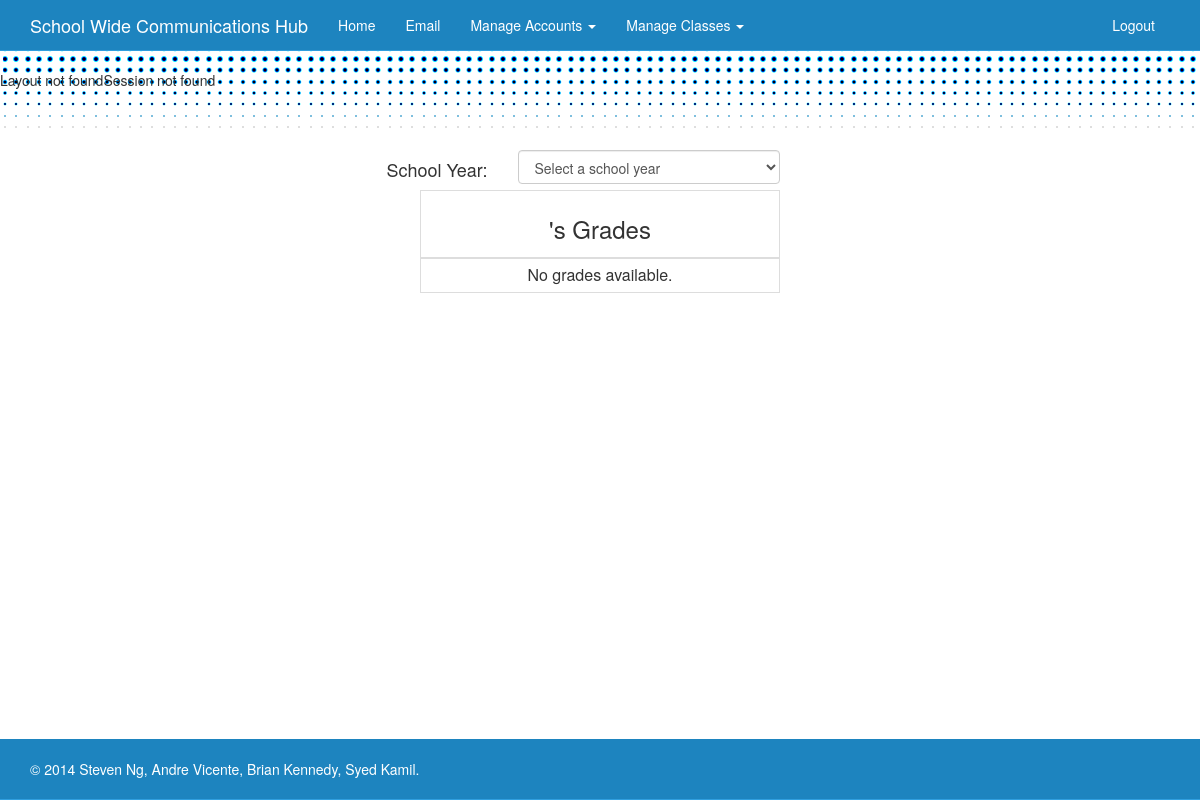
/student/studentAllGrades.php?id=12 (signed in), run on an earlier commit of the app's database.
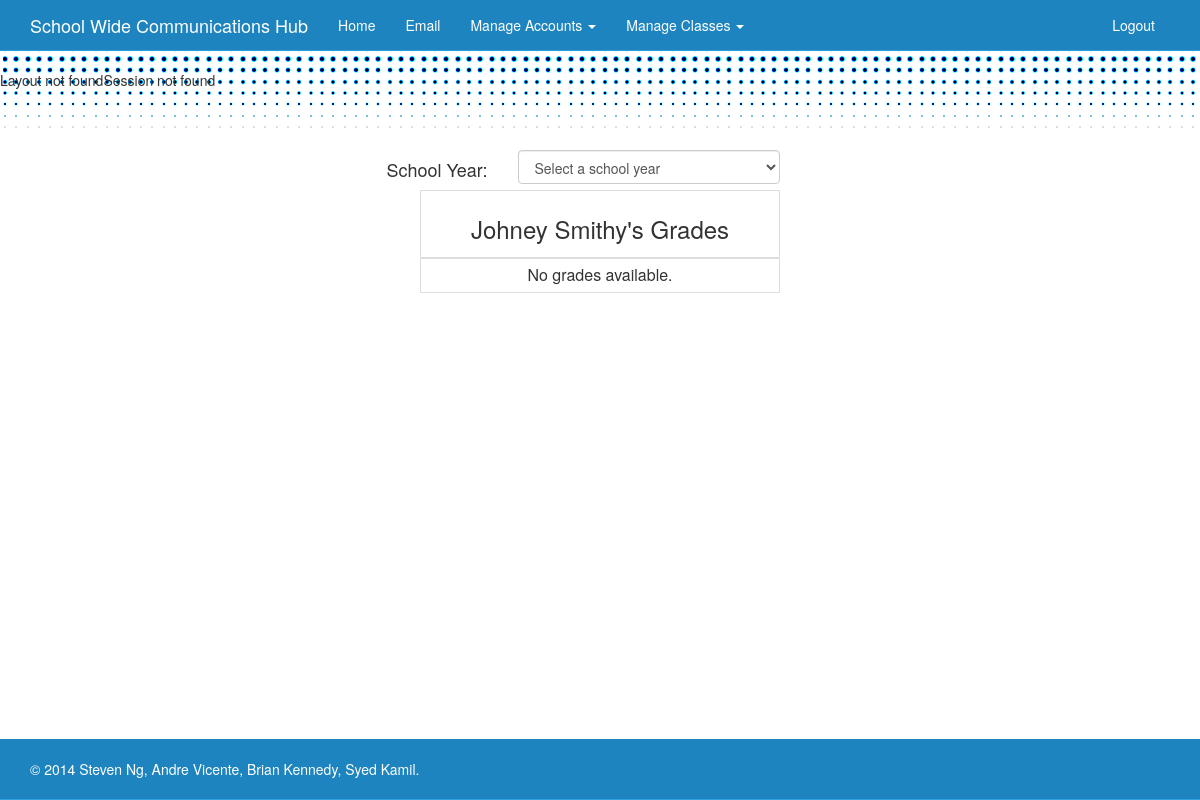
And on a later commit of the database.
### tables this page shows
CREATE TABLE IF NOT EXISTS `student` (
  `accountID` int(10) NOT NULL AUTO_INCREMENT,
  `studentID` int(20) NOT NULL,
  `username` varchar(25) NOT NULL,
  `password` char(128) NOT NULL DEFAULT 'password',
  `balance` decimal(8,2) NOT NULL DEFAULT '0.00',
  `role` int(1) NOT NULL DEFAULT '3',
  `firstName` varchar(20) NOT NULL,
  `lastName` varchar(25) NOT NULL,
  `email` varchar(50) NOT NULL,
  `DOB` date NOT NULL DEFAULT '1970-01-01',
  `contactNum` bigint(11) NOT NULL,
  `status` tinyint(1) NOT NULL,
  `salt` char(128) NOT NULL,
  PRIMARY KEY (`accountID`),
  UNIQUE KEY `studentID` (`studentID`),
  KEY `studentID_2` (`studentID`)
);

### classes/session.php (called while the page is built, shortened)
<?php
require_once dirname(dirname(__FILE__)) . '\AutoLoader.php';
class Session
{
	private $userID, $userName, $userType, $firstName, $lastName, $database;
	public function __construct(array $userData, PDO $db)
	{
		$this->userType = $userData['sess_role'];
		$this->database = $db;
	}
	public function getUserTypeFormatted()
	{
		$stmt =  $this->database->query('SELECT description FROM role WHERE role = "' . $this->userType . '"');
		$result = $stmt->fetchAll(PDO::FETCH_ASSOC);
		return $result[0]['description'];
	}
}
?>

### student/studentAllGrades.php (the view, shortened to what this page needs)
<html>
<?php
require_once dirname(dirname(__FILE__)) . '\AutoLoader.php';
$layout = new Layout();
$database = new PDO('mysql:host=localhost;dbname=sms;charset=utf8', 'root', '');
$session = new Session($_SESSION, $database);
if ($session->getUserType() == 1)
{
	$header = "Location: ../admin/error.php";
}
$id = $_GET['id'] or die(header($header));
if (isset($_GET['field']))
{
	$field = $_GET['field'];
	$year = $_GET['field'];
}
else
{
	$field = 0;
	$year = "Select a school year";
}
$query = $database->query("SELECT * FROM student WHERE studentid = " . $id . "");
$result = $query->fetchAll(PDO::FETCH_ASSOC);
echo $layout->loadFixedMainNavBar($session->getUserTypeFormatted(), $result[0]['firstName'] . '  ' . $result[0]['lastName'] . '\'s Grades', '../');
?>
<link href="../bootstrap/css/background.css" rel="stylesheet">
<link href="../bootstrap/css/background.css" rel="stylesheet">
<div class="container bottomMargin">
	<div class="row">
		<div class="col-xs-6 col-md-3">
		</div>
		<div class="col-xs-6 col-md-2" style="text-align: right;">
			<h4>School Year:</h4>
		</div>
		<div class="col-xs-6 col-sm-3">
			<select id="field" class="form-control">
			<option selected="selected" value="<?php echo $field; ?>"><?php echo $year; ?></option>
			<?php
				echo '</select></div>
					<div class="col-xs-6 col-sm-4"></div>
					</div>';
			?>
	<div class="row">
		<div class="col-xs-6 col-sm-4"></div>
		<div class="table-responsive col-xs-6 col-sm-4">
			<table class="table table-condensed table-bordered table-hover">
				<thead>
					<tr>
						<th style="text-align: center;" colspan="2">
							<h3><?php echo $result[0]['firstName'] . '  ' . $result[0]['lastName'] . '\'s Grades'; ?></h3>
						</th>
					</tr>
				</thead>
				<tbody>
				<?php
				if (isset($_GET['field']))
				{
					$class_arr = [];
					$count = 0;
					foreach ($database->query('SELECT classid FROM grade WHERE studentID = ' . $id . '') as $class)
					{
						$query = $database->query('SELECT classid FROM classroom WHERE classID = ' . $class[0] . ' AND year = "' . $_GET['field'] . '"');
						if ($query->rowCount() != 0)
						{
							$class = $query->fetchAll(PDO::FETCH_ASSOC);
							$class_arr[$count] = $class[0]['classid'];
							$count++;
						}
					}
					$class_arr = array_values(array_unique($class_arr));
					for ($i = 0; $i < count($class_arr); $i++)
					{
						$query =  $database->query('SELECT * FROM classroom WHERE classID=' . $class_arr[$i] . '');
						$class = $query->fetchAll(PDO::FETCH_ASSOC);
						$query =  $database->query('SELECT username, firstname, lastname FROM teacher WHERE accountID = "' . $class[0]['teacherID'] . '"');
						$teacher = $query->fetchAll(PDO::FETCH_ASSOC);
						$classroom = new Classroom($class[0], $teacher, $database);
						echo '<th style="text-align: center;" colspan="2">
								<h4>' . $classroom->getCourseNumber() . ' ' . $classroom->getCourseName() . '</h4>
							</th>
							<tr>
								<th style="text-align: center;">
									<h4>Label</h4>
								</th>
								<th style="text-align: center;">
									<h4>Grade</h4>
								</th>
							</tr>';
						foreach ($database->query('SELECT * FROM grade WHERE studentID = ' . $id . ' AND classID = ' . $class_arr[$i] . '') as $row)
						{
							echo '<tr>
									<td style="text-align: center; width: 25%;">' . $row['label'] . '</td>
									<td style="text-align: center; width: 25%;">' . $row['grade'] . '</td>
								  </tr>';
						}
					}
				}
				else
				{
					echo '<tr>
							<td style="text-align: center; width: 25%;">No grades available.</td>
						 </tr>';
				}
				?>
				</tbody>
			</table>
		</div>
		<div class="col-xs-6 col-sm-4"></div>
	</div>
</div>
<?php
	echo $layout->loadFooter('../');
?>
</html>

### AutoLoader.php
<?php
class AutoLoader {
	public static function autoLoad($object){
        if(file_exists(__DIR__."//Classes//".$object.".php")){
            $class = __DIR__."//Classes//".$object.".php";
            require_once $class;
        }
		else {
            echo "$object not found";
        }
	}
}
?>

### classes/layout.php (shortened to what this page needs)
<?php
class Layout
{
	public function loadFixedMainNavBar($type, $title, $dir)
    {
		if ($type == "Admin")
		{
			if ($title == "Admin Main")
			{
				$links = '
						  <li class="active"><a href="'. $dir .'admin/main.php">Home</a></li>
						  <li><a href="'. $dir .'emailPage.php">Email</a></li>
						  <li class="dropdown">
						  <a href="#" class="dropdown-toggle" data-toggle="dropdown">Manage Accounts <b class="caret"></b></a>
						  <ul class="dropdown-menu">
							<li><a href="'. $dir .'admin/register.php">Add</a></li>
							<li><a href="'. $dir .'admin/viewUser.php">View/Edit</a></li>
						  </ul>
						  </li>
						  <li class="dropdown">
							  <a href="#" class="dropdown-toggle" data-toggle="dropdown">Manage Classes <b class="caret"></b></a>
							  <ul class="dropdown-menu">
								<li><a href="'. $dir .'admin/classForm.php">Add</a></li>
								<li><a href="'. $dir .'admin/viewClasses.php">View/Edit</a></li>
							  </ul>
						  </li>';
			}
			else
			{
				$links = '
						  <li><a href="'. $dir .'admin/main.php">Home</a></li>
						  <li><a href="'. $dir .'emailPage.php">Email</a></li>
						  <li class="dropdown">
						  <a href="#" class="dropdown-toggle" data-toggle="dropdown">Manage Accounts <b class="caret"></b></a>
						  <ul class="dropdown-menu">
							<li><a href="'. $dir .'admin/register.php">Add</a></li>
							<li><a href="'. $dir .'admin/viewUser.php">View/Edit</a></li>
						  </ul>
						  </li>
						  <li class="dropdown">
							  <a href="#" class="dropdown-toggle" data-toggle="dropdown">Manage Classes <b class="caret"></b></a>
							  <ul class="dropdown-menu">
								<li><a href="'. $dir .'admin/classForm.php">Add</a></li>
								<li><a href="'. $dir .'admin/viewClasses.php">View/Edit</a></li>
							  </ul>
						  </li>';
			}
		}
		$func = '<!DOCTYPE html>
		<html lang="en">
		  <head>
			<meta charset="utf-8">
			<meta http-equiv="X-UA-Compatible" content="IE=edge">
			<meta name="viewport" content="width=device-width, initial-scale=1">
			<meta name="description" content="">
			<meta name="author" content="">
			<link rel="shortcut icon" href="../../assets/ico/favicon.ico">
			<title>' . $title . '</title>
			<link href="'. $dir .'bootstrap/css/bootstrap.css" rel="stylesheet">
			<link href="'. $dir .'bootstrap/css/sticky-footer-navbar.css" rel="stylesheet">
			<!--[if lt IE 9]>
			  <script src="https://oss.maxcdn.com/libs/html5shiv/3.7.0/html5shiv.js"></script>
			  <script src="https://oss.maxcdn.com/libs/respond.js/1.4.2/respond.min.js"></script>
			<![endif]-->
		  </head>
		  <body>
			<div class="navbar navbar-default navbar-fixed-top" role="navigation">
			  <div class="container">
				<div class="navbar-header">
				  <button type="button" class="navbar-toggle" data-toggle="collapse" data-target=".navbar-collapse">
					<span class="sr-only">Toggle navigation</span>
					<span class="icon-bar"></span>
					<span class="icon-bar"></span>
					<span class="icon-bar"></span>
				  </button>
				  <a class="navbar-brand" href="'. $dir .'index.php">School Wide Communications Hub</a>
				</div>
				<div class="collapse navbar-collapse">
				  <ul class="nav navbar-nav">
					' . $links . '
				  </ul>
				<ul class="nav navbar-nav navbar-right">
					<li><a href="'. $dir .'classes/logout.php">Logout</a></li>
				</ul>
				</div>
			  </div>
			</div>
			';
		return $func;
	}
	public function loadFooter($dir)
    {
		$func = '
			<div class="navbar navbar-default navbar-fixed-bottom">
			  <div class="container">
				<p class="text-muted">&copy 2014 Steven Ng, Andre Vicente, Brian Kennedy, Syed Kamil.</p>
			  </div>
			</div>
			<!-- Bootstrap core JavaScript
			================================================== -->
			<script src="https://ajax.googleapis.com/ajax/libs/jquery/1.11.0/jquery.min.js"></script>
			<script src="'. $dir .'bootstrap/js/bootstrap.js"></script>
		  </body>';
		return $func;
	}
}
?>

What changed in the data, as far as the page shows it:
added student: firstName "Johney", lastName "Smithy"
